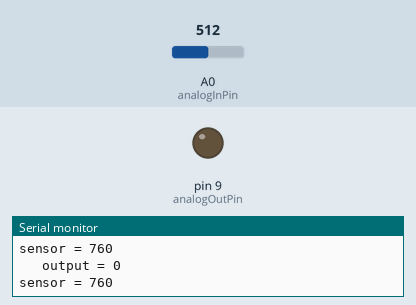
Bench run of a sketch on a simulated Arduino Uno, built with avr-gcc and run on an emulated ATmega328P. Parts: output pins drawn as LEDs (lit = HIGH), the last lines printed to the serial monitor. The test bench sets the inputs (shaded band); at power-on: A0 (analogInPin) = 512.

Above: at 1.2 s.
1.3 s: A0 (analogInPin) set to 770
At 2.0 s:
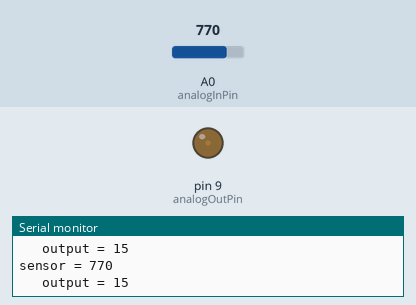
2.8 s: A0 (analogInPin) set to 900
At 3.5 s:
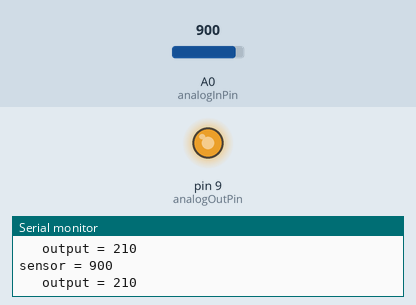
Timing chart, 0 to 5.8 s (numbered marks = the images above; inputs shaded):
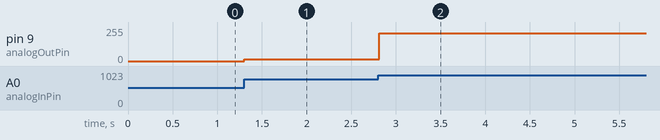

Measured:
- after the input at 1.3 s, pin 9 (analogOutPin): 0/255 → 15/255 at once
- after the input at 2.8 s, pin 9 (analogOutPin): 15/255 → 210/255 at once

The sketch:

wk15.ino
```cpp
const int analogInPin = A0;  // Analog input pin that the potentiometer is attached to
const int analogOutPin = 9; // Analog output pin that the LED is attached to
int sensorValue = 0;        // value read from the pot
int outputValue = 0;        // value output to the PWM (analog out)
void setup() {
  Serial.begin(9600);}
void loop() {
  sensorValue = analogRead(analogInPin);

  if (sensorValue>930){
    sensorValue=930;
  }
  else if(sensorValue<760){
    sensorValue=760;
  }
 outputValue = map(sensorValue, 760, 930, 0, 255);
  analogWrite(analogOutPin, outputValue);
  Serial.print("sensor = " );
  Serial.println(sensorValue);
  Serial.print("\t output = ");
  Serial.println(outputValue);
  delay(2);
}
```
